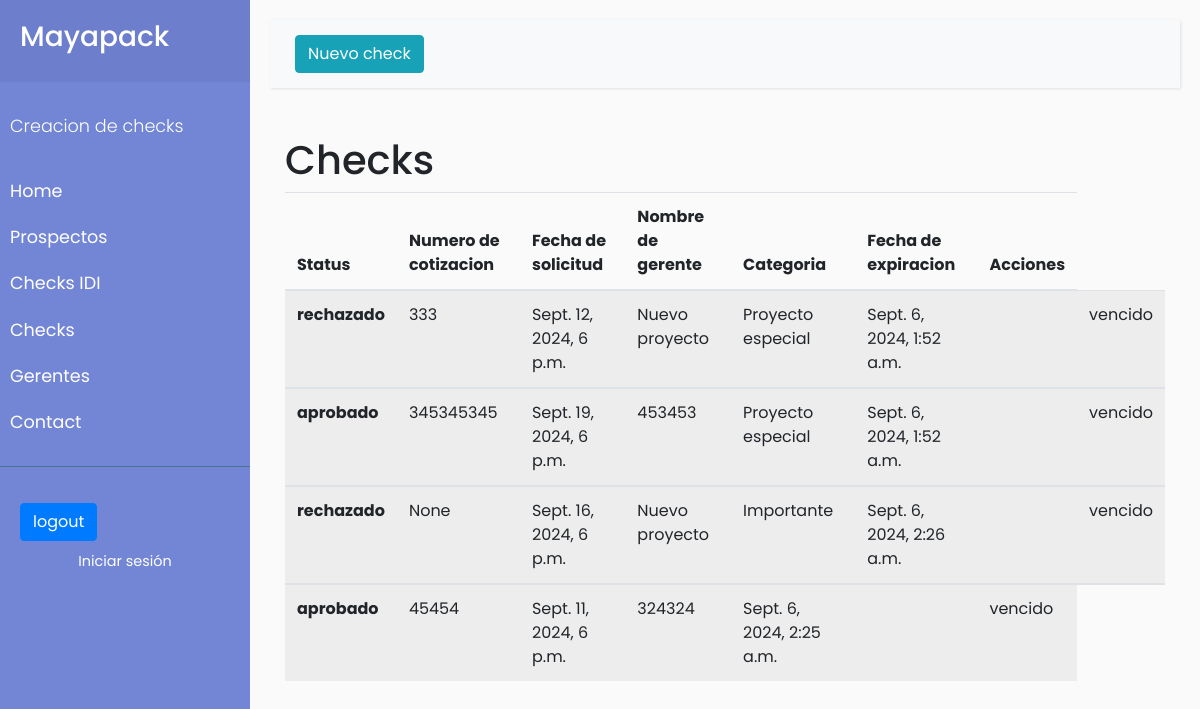
Page /cotizaciones (signed in) on the earlier database version.
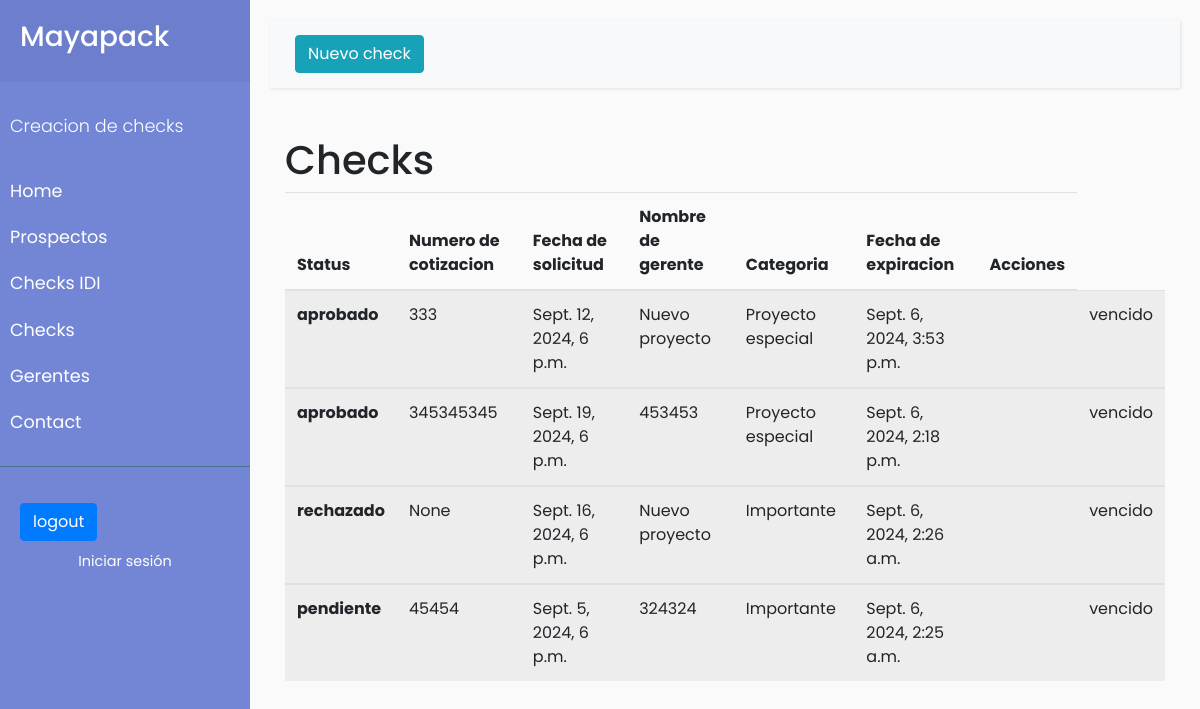
Same page on the later database version.
### cotizaciones/models.py (models this page shows, shortened)
class Check(models.Model):
    STATUS_CHOICES = [('pendiente', 'pendiente'),('aprobado', 'aprobado'),('rechazado', 'rechazado')]
    PRODUCT_CLASIFICATIOM= [('si', 'si'),('no', 'no')]
    nombre_gerente = models.CharField(max_length=100, null=True)
    numero_cotizacion = models.IntegerField(max_length=10, null=True,  blank=True)
    nombre_empresa = models.CharField(max_length=100, null=True, blank=True )
    nombre_proyecto = models.CharField(max_length=100, null=True, blank=True)
    volumen_estimado = models.IntegerField(null=True,blank=True)
    numero_tintas = models.IntegerField(null=True, blank=True)
    tecnologia_fabricacion = models.CharField(max_length=100, null=True, blank=True)
    lugar_entrega = models.CharField(max_length=100, null=True, blank=True)
    producto_nuevo = models.BooleanField(default=False, null=True, blank=True)
    fecha_solicitud = models.DateTimeField(default=datetime.now())
    precio_objetivo = models.IntegerField(max_length=10, null=True, blank=True)
    tipo_producto = models.CharField(max_length=100, null=True, blank=True)
    comentarios_adicionales = models.TextField(max_length=300, blank=True, null=True) #por si existe algun requerimiento en especifico para el proyecto
    frecuencia_compra = models.CharField(blank=True, max_length=100, null=True)
    estatus=models.ManyToManyField(Status, related_name='status', blank=True) # El estatus se refiere al estado en el pipeline de ventas
    estado=models.CharField(max_length=10, choices=STATUS_CHOICES, default='pendiente', blank=True) #Este estado se refiere a la clasificacion de IDI.
    motivo_rechazo =models.CharField( blank=True, max_length=100)
    autor=models.ForeignKey(User, on_delete=models.SET_NULL, null=True)
    fecha_expiracion=models.DateTimeField(default=timezone.now() + timedelta (days=10))
    vigente=models.BooleanField(default=True, null=True) #Vigencia del check
    cliente=models.CharField(max_length=100, null=True,  blank=True)
    categoria=models.ManyToManyField(Categoria, related_name='relevancia_check', blank=True) # relevancia de la categoria
    def save(self, *args, **kwargs):
        if not self.pk and 'user' in kwargs:
            self.author = kwargs.pop('user')
        super(Check, self).save(*args, **kwargs)
    def verificar_expiracion(self):
        if self.fecha_expiracion< timezone.now():
            self.vigente=False
            self.save()

class Categoria(models.Model):
    nombre=models.CharField(max_length=100, null=False, unique=True, verbose_name='Nombre')
    class Meta:
        db_table='categories'
        verbose_name='Categoria'
        verbose_name_plural='Categorias'
        ordering=['id']

### cotizaciones/views.py (the view)
# urls.py: path('cotizaciones',views.list, name='cotizaciones'),
def list(request):
    if request.user.is_authenticated:
        check=Check.objects.filter(autor_id=request.user)
        for obj in check:
             obj.verificar_expiracion()
             obj.save
        return render (request, 'cotizaciones/list.html', {'check': check})
    else:
         return redirect('/accounts/login/')

### templates/cotizaciones/list.html (shortened to what this page needs)
{% extends 'base.html' %}
{% load static %}
{% block content %}
        <div id="content">
            <nav class="navbar navbar-expand-lg navbar-light bg-light">
                <div class="container-fluid">
                    <button type="button" class="btn btn-info">
                        <a href="{% url 'create' %}" ><span>Nuevo check</span></a>
                    </button>
                </div>
            </nav>
            <div class="container mt-5">
                <h1>Checks</h1>
                <table class="table table-striped">
                        {% if check %}
                                    <thead>
                                    <tr>
                                        <th scope="col">Status</th>
                                        <th scope="col">Numero de cotizacion</th>
                                        <th scope="col">Fecha de solicitud</th>
                                        <th scope="col">Nombre de gerente</th>
                                        <th scope="col">Categoria</th>
                                        <th scope="col">Fecha de expiracion</th>
                                        <th scope="col">Acciones</th>
                                    </tr>
                                    </thead>
                            {% for obj in check %}
                                {%if obj.autor.id == user.id %}
                                    <tbody>
                                    <tr>
                                     <th scope="row"> {{obj.estado}}</th>
                                    <td> {{obj.numero_cotizacion}}</td>
                                        <td> {{obj.fecha_solicitud }}</td>
                                        <td>{{obj.nombre_gerente}}</td>
                                        {% for category in  obj.categoria.all %}
                                        <td>  {{category.nombre}}  </td>
                                        {%endfor %}
                                        <td>{{obj.fecha_expiracion}}</td>
                                        <td>
                                        {%if obj.vigente %}
                                        <a href="{% url 'ver' obj.id  %}">  <i class="bi bi-eye-fill"></i></a>
                                        <a href="{% url 'editar' obj.id  %}"> <i class="bi bi-pencil-square"></i></a>
                                        <a href="{% url 'pdf' obj.id  %}">  <i class="bi bi-file-earmark-pdf"></i></a>
                                        <a href="{% url 'delete' obj.id  %}"><i class="bi bi-trash-fill"></i></a>
                                        </td>
                                        {% else %}
                                        <td> <a href="{% url 'renovar' obj.id  %}">vencido </a> </td>
                                        {% endif %}
                                    </tr>
                                    </tbody>
                                {% endif %}
                            {% endfor %}
                        {% else %}
                        <h1>No hay elementos a mostrar</h1>
                        {% endif %}
                </table>
            </div>
        </div>
 {% endblock %}

Differences in the rows shown:
changed Check: estado "rechazado" → "aprobado"; fecha_expiracion "Sept. 6, 2024, 1:52 a.m." → "Sept. 6, 2024, 3:53 p.m."
changed Check: fecha_expiracion "Sept. 6, 2024, 1:52 a.m." → "Sept. 6, 2024, 2:18 p.m."
changed Check: estado "aprobado" → "pendiente"; fecha_solicitud "Sept. 11, 2024, 6 p.m." → "Sept. 5, 2024, 6 p.m."; gains Categoria (nombre "Importante")
